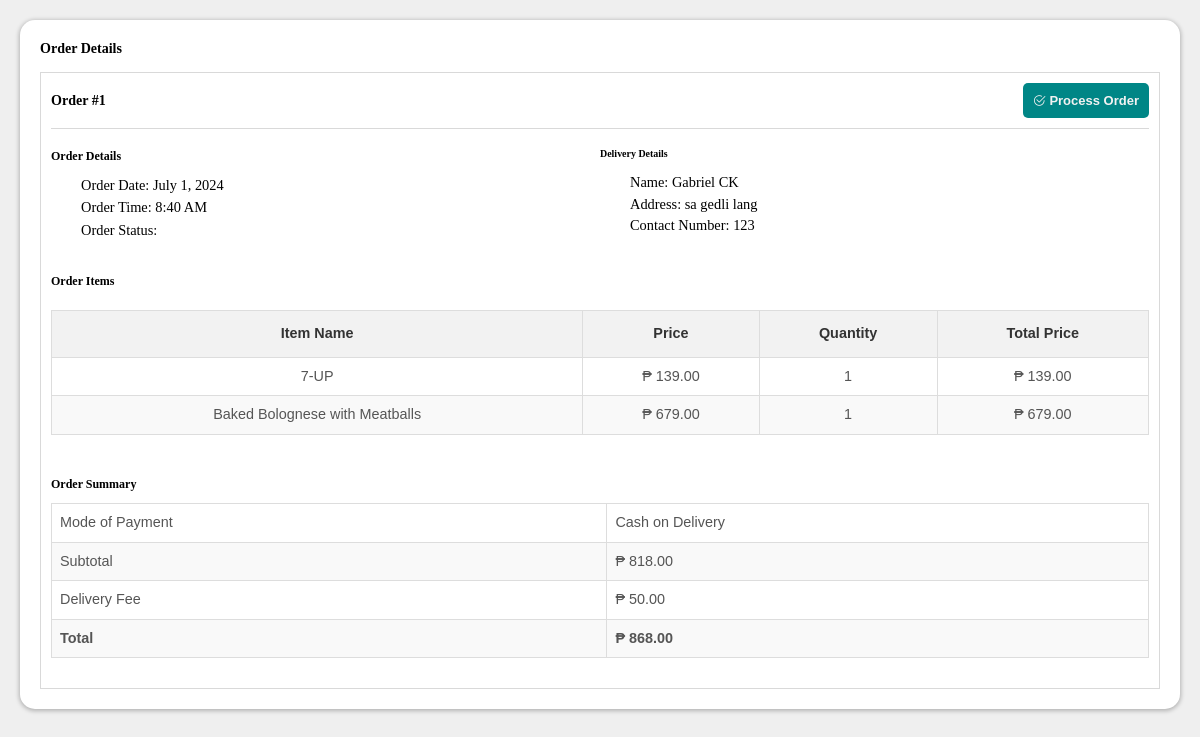
/admin/view_order3.php?id=1, run on the app's committed database.
### tables this page shows
CREATE TABLE `orders_prod` (
  `orderID` int(50) NOT NULL,
  `customerID` int(50) NOT NULL,
  `items` text NOT NULL,
  `shipID` int(50) NOT NULL,
  `payment` varchar(250) NOT NULL,
  `order_date` timestamp NOT NULL DEFAULT current_timestamp(),
  `status` varchar(100) NOT NULL,
  `total_amount` int(250) NOT NULL
);

CREATE TABLE `customerinfo` (
  `customerID` int(100) NOT NULL,
  `name` text NOT NULL,
  `email` varchar(250) NOT NULL,
  `contactNum` varchar(100) NOT NULL,
  `address` varchar(250) NOT NULL,
  `password` varchar(100) NOT NULL
);

CREATE TABLE `shipping` (
  `shipID` int(50) NOT NULL,
  `customerID` int(50) NOT NULL,
  `address` text NOT NULL
);

### admin/view_order3.php (the view, shortened to what this page needs)
<!DOCTYPE html>
<html lang="en">
<head>
    <link rel="stylesheet" href="css/dashboard.css">
    <link rel="stylesheet" href="../assets/font/inter.css">
    <link rel="stylesheet" href="../node_modules/bootstrap-icons/font/bootstrap-icons.css">
    <link rel="stylesheet" type="text/css" href="https://cdn.datatables.net/1.10.25/css/jquery.dataTables.css">
</head>
<body>
    <div class="dashboard-content">
        <?php
                        $servername = "localhost";
                        $username = "root";
                        $password = "";
                        $dbname = "th_db";
                        $conn = new mysqli($servername, $username, $password, $dbname);
                            $orderID = $_GET['id'];
                            $sql = "SELECT * FROM orders_prod where orderID = $orderID";
                            $results = $conn->query($sql);
                            $result = $conn->query($sql);
                            $rowz = $results->fetch_assoc();
                            $orderStatus = $rowz['status'];
                            function getBadgeClass($status) {
                                switch ($status) {
                                    case "delivered":
                                        return "badge bg-success";
                                }
                            }
                                $badgeClass = getBadgeClass($orderStatus);
                                $html = "<p  >Order Status: <span class=\"$badgeClass\" style= 'font-size:1rem;'>" . ucfirst($orderStatus) . "</span></p>";
                            $sql = "SELECT * FROM customerinfo where customerID = customerID";
                            $results = $conn->query($sql);
                            $rows = $results->fetch_assoc();
        ?>
        <div class="wrapper-dashboard">
            <div class="flex-parent">
                <h3>Order Details</h3>
            </div><br>
            <div class="card-body">
<div class="flex-container">
        <h3>Order #<?php echo $rowz['orderID']?></h3>
        <form action="" method="post">
            <button type="submit" class="button-link">
                <i class="bi bi-check2-circle"></i> Process Order
            </button>
        </form>
    </div><br>
                                        <div class="row">
                                            <div class="col-sm-6">
                                                <h4>Order Details</h4>
                                                <div style="padding:10px 0 0 30px">
                                                    <?php
                                                    $order_date = $rowz['order_date'];
                                                    $dateTime = new DateTime($order_date);
                                                    $orderDate = $dateTime->format('F j, Y');
                                                    $orderTime = $dateTime->format('g:i A');
                                                    ?>
                                                    <p>Order Date: <?php echo $orderDate; ?></p>
                                                    <p>Order Time: <?php echo $orderTime; ?></p>
                                                    <?php echo $html?>
                                                </div>
                                            </div>
                                            <div class="col-sm-6">
                                                <h5>Delivery Details</h5>
                                                <div style="padding:10px 0 0 30px">
                                                    <p>Name: <?php echo $rows['name']?></p>
                                                    <p>Address: <?php
                                                        $shipID = $rowz['shipID'];
                                                     $sql2 = "SELECT * FROM shipping where shipID = $shipID";
                                                    $resultz = $conn->query($sql2);
                                                    $rows2 = $resultz->fetch_assoc();
                                                    echo $rows2['address'];
                                                     ?></p>
                                                    <p>Contact Number: <?php
                                                        $customerID = $rowz['customerID'];
                                                     $sql2 = "SELECT * FROM customerinfo where customerID = $customerID";
                                                    $resultz = $conn->query($sql2);
                                                    $rows2 = $resultz->fetch_assoc();
                                                    echo $rows2['contactNum'];
                                                     ?></p>
                                                </div>
                                            </div>
                                        </div>
                                        <div class="row">
                                            <div class="col-sm-12" style="margin-top:30px;">
                                                <h4>Order Items</h4>
                                                <table class="table" style="text-align:center; font-size:0.9rem;">
                                                    <thead>
                                                        <tr>
                                                            <th>Item Name</th>
                                                            <th>Price</th>
                                                            <th>Quantity</th>
                                                            <th>Total Price</th>
                                                        </tr>
                                                    </thead>
                                                    <?php $totalOrderPrice = 0;
                                    if ($result->num_rows > 0) {
                                    while ($row = $result->fetch_assoc()) {
                                        if ($row['items'] !== null) {
                                            $items_data = json_decode($row['items'], true);
                                                foreach ($items_data as $item) {
                                                    $name = $item['name'];
                                                    $price = $item['price'];
                                                    $qty = $item['qty'];
                                                    $formattedPrice = number_format($price, 2);
                                                    $totalPrice = $item['totalPrice'];
                                                    $formattedTotalPrice = number_format($totalPrice, 2);
                                                    $totalOrderPrice += $totalPrice;
                                                    $formattedTotalOrderPrice= number_format($totalOrderPrice, 2);
                                                   echo' <tr>
                                                        <td>' . $name . '</td>
                                                        <td>₱ ' . $formattedPrice. '</td>
                                                        <td>' . $qty . '</td>
                                                        <td>₱ ' . $formattedTotalPrice . '</td>
                                                    </tr>';
                                                }
                                        } else {
                                            echo "'items' column is null";
                                        }
                                            }
                                        } else {
                                            echo "0 results";
                                        }
                                                   $deliveryFee = 50;
                                                    $formattedDeliveryFee = number_format($deliveryFee, 2);
                                                    $totalAmount = $totalOrderPrice + $deliveryFee;
                                                    $formattedtotalAmount = number_format($totalAmount, 2);
                                            ?>
                                                </table>
                                            </div>
                                        </div>
                                        <div class="row">
                                            <div class="col-sm-12" style="margin-top:20px;">
                                                <h4>Order Summary</h4>
                                                <table class="table" style="text-align:left; margin-top:10px; font-size:0.9rem;">
                                                    <tbody>
                                                        <tr class="subtotal" style="font-weight:500;">
                                                            <td>Mode of Payment</td>
                                                            <td>Cash on Delivery</td>
                                                        </tr>
                                                        <tr class="subtotal" style="font-weight:500;">
                                                            <td>Subtotal</td>
                                                            <td>₱ <?php echo $formattedTotalOrderPrice?></td>
                                                        </tr>
                                                        <tr class="lasttotal" style="font-weight:500;">
                                                            <td>Delivery Fee</td>
                                                            <td>₱
                                                                <?php echo $formattedDeliveryFee?></td>
                                                        </tr>
                                                        <tr class="total">
                                                            <td style="font-weight:bold;">Total</td>
                                                            <td style="font-weight:bold;">₱
                                                                <?php echo $formattedtotalAmount?></td>
                                                        </tr>
                                                    </tbody>
                                                </table>
                                            </div>
                                        </div>
                                    </div>
        </div>
    </div>
</body>
</html>

### admin/css/dashboard.css (style rules this page uses)
* { margin: 0; box-sizing: border-box; padding: 0; }
:root { --lightColor: #F5F5F5; --shadedColor: #E7E7E7; --darkModeNav: #292929; --darkBody: #5C5C5C; }
.dashboard-content { padding: 20px; font: 12px/normal 'Inter'; background-color: #EFEFEF; }
.wrapper-dashboard { width: 100%; height: auto; flex-shrink: 0; padding:20px; border-radius: 15px; background: #FFF; box-shadow: 0px 1px 4px 1px rgba(0, 0, 0, 0.25); }

### admin/view_order3.php (style rules this page uses)
.dashboard-content { width: 100%; padding: 20px; min-height: 100vh; }
.button-link { width: auto; height: auto; flex-shrink: 0; display: inline-block; font-size: 13px; text-align: center; text-decoration: none; color:#f2f2f2; padding:10px; margin-left:10px; font-weight:bold; border-radius:5px; background-color: #008686; border:none; cursor:pointer; }
.flex-parent { display: flex; align-items: center; justify-content: space-between; }
.flex-parent h3 { margin: 0; transition: transform 0.2s ease-in-out; display: flex; align-items: center; }
.table { width: 100%; border-collapse: collapse; text-align: center; margin: 20px 0; font-family: Arial, sans-serif; }
.table thead { background-color: #f2f2f2; color: #333; font-weight: bold; }
.table th, .table td { border: 1px solid #ddd; padding: 8px; }
.table th { padding-top: 12px; padding-bottom: 12px; }
.table tbody tr:nth-child(even) { background-color: #f9f9f9; }
.table tbody td { color: #555; }
.wrapper-dashboard { margin:0; }
.card-body { border:1px solid #d9d9d9; width:auto; padding:10px; margin: 0 auto; display: block; line-height:1.5; }
.card-body p { font-size:0.9rem; color:black; }
.col-sm-6 { box-sizing: border-box; }
@media (min-width: 576px) { .col-sm-6 { width: 50%; float: left; } }
.row::after { content: ""; display: table; clear: both; }
.flex-container { display: flex; align-items: center; justify-content: space-between; border-bottom:1px solid #d9d9d9; padding-bottom:10px; }
.flex-container form { margin: 0; }
.flex-container button { margin-left: 20px; }
.badge { padding: 2px; border-radius: 0.25em; font-size: 1rem; color: black; }
.bg-success { background-color: :#4a9e2e; color: white; }

### data on the page
orders_prod: orderID "1", order_date "July 1, 2024", order_date "8:40 AM", name "7-UP", formattedPrice "139.00", qty "1", formattedTotalPrice "139.00", name "Baked Bolognese with Meatballs", formattedPrice "679.00", formattedTotalPrice "679.00"
customerinfo: name "Gabriel CK", contactNum "123"
shipping: address "sa gedli lang"

### other printed values
$formattedTotalOrderPrice "818.00"
$formattedDeliveryFee "50.00"
$formattedtotalAmount "868.00"
